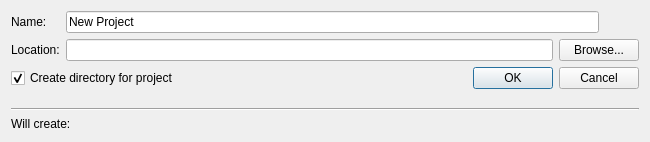
<?xml version="1.0" encoding="UTF-8"?>
<ui version="4.0">
 <class>NewProjectDialogClass</class>
 <widget class="QDialog" name="NewProjectDialogClass">
  <property name="geometry">
   <rect>
    <x>0</x>
    <y>0</y>
    <width>650</width>
    <height>142</height>
   </rect>
  </property>
  <property name="windowTitle">
   <string>New Project</string>
  </property>
  <layout class="QVBoxLayout" name="verticalLayout_3">
   <item>
    <layout class="QHBoxLayout" name="horizontalLayout_3">
     <item>
      <layout class="QVBoxLayout" name="verticalLayout_2">
       <item>
        <widget class="QLabel" name="label">
         <property name="text">
          <string>Name:</string>
         </property>
        </widget>
       </item>
       <item>
        <widget class="QLabel" name="label_2">
         <property name="text">
          <string>Location:</string>
         </property>
        </widget>
       </item>
      </layout>
     </item>
     <item>
      <layout class="QVBoxLayout" name="verticalLayout">
       <item>
        <layout class="QHBoxLayout" name="horizontalLayout">
         <item>
          <widget class="QLineEdit" name="name">
           <property name="text">
            <string>New Project</string>
           </property>
          </widget>
         </item>
         <item>
          <spacer name="horizontalSpacer">
           <property name="orientation">
            <enum>Qt::Horizontal</enum>
           </property>
           <property name="sizeType">
            <enum>QSizePolicy::Ignored</enum>
           </property>
           <property name="sizeHint" stdset="0">
            <size>
             <width>40</width>
             <height>20</height>
            </size>
           </property>
          </spacer>
         </item>
        </layout>
       </item>
       <item>
        <layout class="QHBoxLayout" name="horizontalLayout_2">
         <item>
          <widget class="QLineEdit" name="location">
           <property name="text">
            <string/>
           </property>
          </widget>
         </item>
         <item>
          <widget class="QPushButton" name="browse">
           <property name="text">
            <string>Browse...</string>
           </property>
           <property name="autoDefault">
            <bool>false</bool>
           </property>
          </widget>
         </item>
        </layout>
       </item>
      </layout>
     </item>
    </layout>
   </item>
   <item>
    <layout class="QHBoxLayout" name="horizontalLayout_5">
     <item>
      <widget class="QCheckBox" name="createDirectory">
       <property name="text">
        <string>Create directory for project</string>
       </property>
       <property name="checked">
        <bool>true</bool>
       </property>
      </widget>
     </item>
     <item>
      <spacer name="horizontalSpacer_2">
       <property name="orientation">
        <enum>Qt::Horizontal</enum>
       </property>
       <property name="sizeHint" stdset="0">
        <size>
         <width>40</width>
         <height>20</height>
        </size>
       </property>
      </spacer>
     </item>
     <item>
      <layout class="QHBoxLayout" name="horizontalLayout_4">
       <item>
        <widget class="QPushButton" name="OK">
         <property name="text">
          <string>OK</string>
         </property>
         <property name="autoDefault">
          <bool>true</bool>
         </property>
         <property name="default">
          <bool>true</bool>
         </property>
        </widget>
       </item>
       <item>
        <widget class="QPushButton" name="cancel">
         <property name="text">
          <string>Cancel</string>
         </property>
         <property name="autoDefault">
          <bool>false</bool>
         </property>
        </widget>
       </item>
      </layout>
     </item>
    </layout>
   </item>
   <item>
    <spacer name="verticalSpacer">
     <property name="orientation">
      <enum>Qt::Vertical</enum>
     </property>
     <property name="sizeHint" stdset="0">
      <size>
       <width>20</width>
       <height>0</height>
      </size>
     </property>
    </spacer>
   </item>
   <item>
    <widget class="Line" name="line">
     <property name="orientation">
      <enum>Qt::Horizontal</enum>
     </property>
    </widget>
   </item>
   <item>
    <widget class="QLabel" name="willCreate">
     <property name="text">
      <string>Will create:</string>
     </property>
    </widget>
   </item>
  </layout>
 </widget>
 <layoutdefault spacing="6" margin="11"/>
 <resources/>
 <connections/>
</ui>
